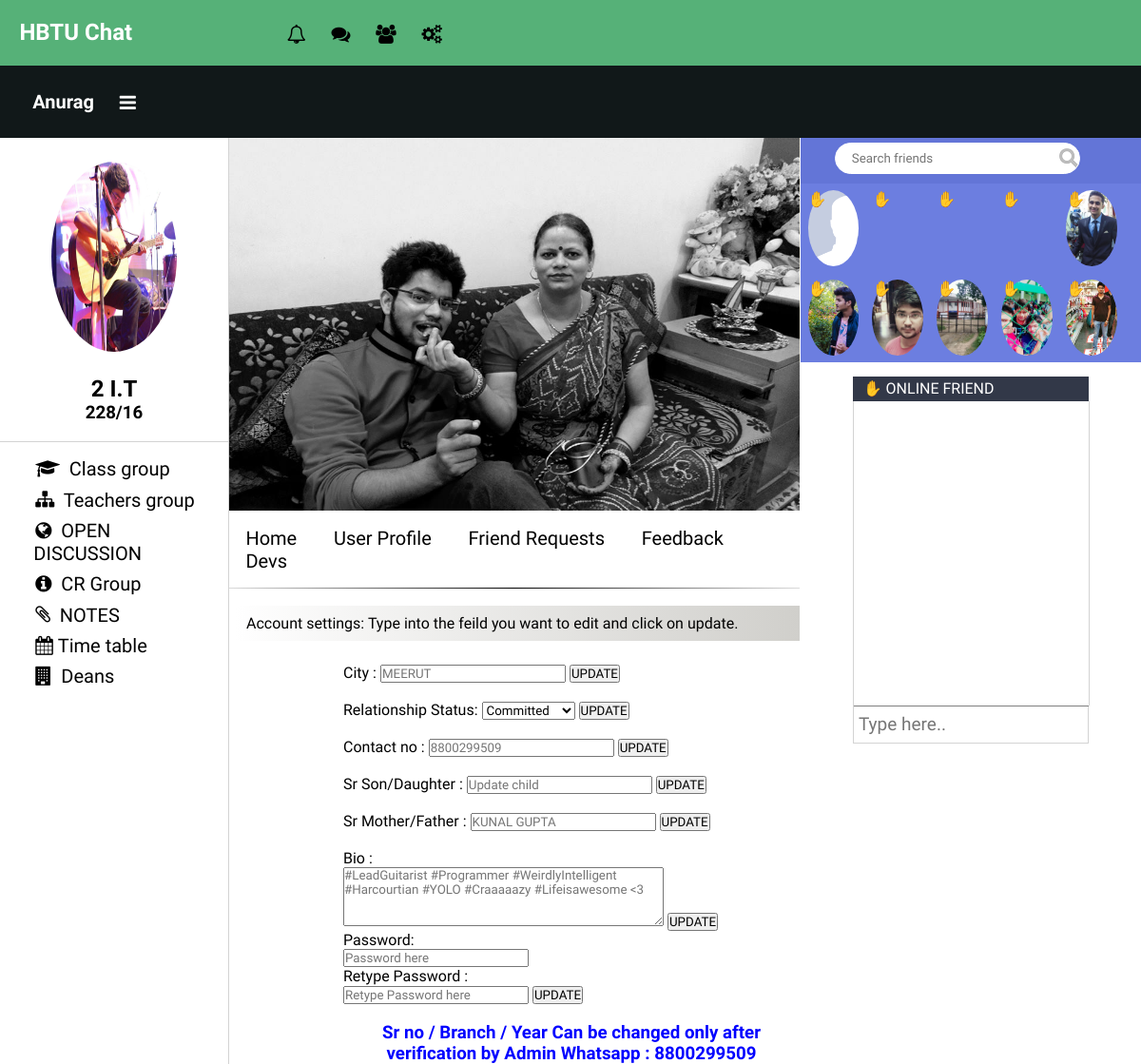
Screenshot of /accountsettings.php (signed in) with the database file from the repository.
### tables this page shows
CREATE TABLE `user_details` (
  `id` int(11) NOT NULL,
  `firstname` varchar(30) NOT NULL,
  `lastname` varchar(30) NOT NULL,
  `email` varchar(40) NOT NULL,
  `srno` varchar(10) NOT NULL,
  `year` int(2) NOT NULL,
  `password` varchar(40) NOT NULL,
  `verify` int(1) NOT NULL DEFAULT '0',
  `vcode` varchar(40) NOT NULL,
  `branch` varchar(20) NOT NULL,
  `fromcity` varchar(20) NOT NULL DEFAULT 'Update city',
  `rstatus` varchar(20) NOT NULL DEFAULT 'Update status',
  `cnum` bigint(11) NOT NULL,
  `srsd` varchar(20) NOT NULL DEFAULT 'Update child',
  `srfm` varchar(20) NOT NULL DEFAULT 'Update parent',
  `bio` text NOT NULL,
  `friendarray` text NOT NULL
);

### php/core.inc.php (called while the page is built, shortened)
<?php
include 'connect.inc.php';
    function getdata($field)
    {   GLOBAL $connect;
$user_id = $_SESSION['user_id'];
$query_core= " SELECT  `$field` FROM `user_details` WHERE `id`='$user_id' ";
if ($query_run1= mysqli_query($connect , $query_core) )
{
while($row_result=mysqli_fetch_assoc($query_run1))
    {
     $data = $row_result[$field];
return $data;
        }
   }
}
?>

### accountsettings.php (the view, shortened to what this page needs)
<?php
require "php/core.inc.php";
?>
<html>
<head>
<link rel = "stylesheet" href = "css/mainstyle.css"/>
<link rel="stylesheet" href="awesomefont/css/font-awesome.min.css">
</head>
<body>
<div class = "header" >
   <div id = "header1">
    <div id = "logo">
    <h2>HBTU Chat</h2>
	</div>
<div id = "notifications">
<ul>
	<li><a href="#" title ="Notifications"  ><i class="fa fa-bell-o" aria-hidden="true"></i></a></li>
	<li><a href="#" title ="Messages" ><i class="fa fa-comments" aria-hidden="true"></i></a></li>
	<li><a href="#" title ="Friend Requests" ><i class="fa fa-users" aria-hidden="true"></i></a></li>
	<li><a href="#" title ="Settings" ><i class="fa fa-cogs" aria-hidden="true"></i></a></li>
</ul>
	</div>
	</div>
<div id ="header2">
<div class="usersection">
<h2><a href="profile.php?u=<?php echo getdata('id');?>" target= "_BLANK"><?php echo getdata('firstname'); ?></a>     <a href="#">  <i class="fa fa-bars" aria-hidden="true"></i></a></h2>
</div>
</div>
</div>
<div class = "utilities">
<div class="toputi">
<div id= "mainpicture"  >
<center><img src = "<?php echo'pro_pics/'.getdata('id').'.jpg'; ?>" onerror="this.src='pro_pics/default.png'" ></center>
</div>
<div id="info">
<center><h2><?php echo getdata('year').' '.getdata('branch'); ?></h2></center>
<center><h3><?php echo getdata('srno');  ?></h3></center>
<center><h4>   <br>   </h4></center>
</div>
</div>
<div id="utimain">
<ul>
	<li><a href="#"> <i class="fa fa-graduation-cap" aria-hidden="true"></i> Class group</a></li>
	<li><a href="#"><i class="fa fa-sitemap" aria-hidden="true"></i> Teachers group</a></li>
	<li><a href="#"><i class="fa fa-globe" aria-hidden="true"></i> OPEN DISCUSSION</a></li>
	<li><a href="#"><i class="fa fa-info-circle" aria-hidden="true"></i> CR Group</a></li>
	<li><a href="#"><i class="fa fa-paperclip" aria-hidden="true"></i> NOTES</a></li>
	<li><a href="#"> <i class="fa fa-calendar" aria-hidden="true"></i>Time table</a></li>
	<li><a href="#"><i class="fa fa-building" aria-hidden="true"></i> Deans</a></li>
</ul>
</div>
</div>
<div class="feed">
<div id="coverpic" onerror="this.src='cover_pics/defaultcover.png'" style="background-image: url(<?php echo'cover_pics/'.getdata('id').'.jpg'; ?>) , url(cover_pics/defaultcover.png); width:100%; height:49%; float:left; min-height:45%; background-size:cover; background-repeat: no-repeat; ">
</div>
<div class="infobar" id="infotop">
	<ul>
		<li><a href="mainprofile.php">Home</a></li>
		<li><a href="profile.php?u=<?php echo getdata('id');?>" target= "_BLANK"><?php echo 'User Profile'; ?></a></li>
		<li><a href="/friend_requests.php">Friend Requests</a></li>
		<li><a href="#">Feedback</a></li>
		<li><a href="#">Devs</a></li>
		<div class="line">
		<span class="sexy_line" ></span>
		</div>
	</ul>
</div>
<div id="feedtitle">
Account settings:
Type into the feild you want to edit and click on update.
</div>
<div id="accset">
<form action="accountsettings.php" method="POST">
City : <input type="text" name="cityfrom" placeholder="<?php echo getdata('fromcity');  ?>">
<input type="submit"  value="UPDATE">
</form>
<br/>
<form action="accountsettings.php" method="POST">
Relationship Status: <select name="rstatus" >
    <option value="Committed" <?php  if(getdata('rstatus')=='Committed'){echo 'selected';}?> >Committed</option>
  </select>
<input type="submit" value="UPDATE">
</form>
<br/>
<form action="accountsettings.php" method="POST">
Contact no : <input type="text" name="cnum" placeholder="<?php echo getdata('cnum');  ?>">
<input type="submit" value="UPDATE">
</form>
<br/>
<form action="accountsettings.php" method="POST">
Sr Son/Daughter : <input type="text" name="srsd" placeholder="<?php echo getdata('srsd');  ?>">
<input type="submit" value="UPDATE">
</form>
<br/>
<form action="accountsettings.php" method="POST">
Sr Mother/Father : <input type="text" name="srfm" placeholder="<?php echo getdata('srfm');  ?>">
<input type="submit" value="UPDATE">
</form>
<br/>
<form action="accountsettings.php" method="POST">
Bio :<br/> <textarea rows="4" cols="40" name = "bio" placeholder="<?php echo getdata('bio');  ?>"></textarea>
<input type="submit" value="UPDATE">
</form>
<form action="accountsettings.php" method="POST">
Password:<br/> <input type ="text" name = "pass1" placeholder="Password here"><br/>
Retype Password :<br/> <input type ="text" name = "pass2" placeholder="Retype Password here">
<input type="submit" name = "changepass" value="UPDATE">
</form>
<br/>
<div id ="authornote" style = "color:blue;">
<center><h3>Sr no / Branch / Year Can be changed only after verification by Admin Whatsapp : 8800299509 </h3></center>
</div>
</div>
</div>
<div class="chat">
<div class="searchfriends">
<div id="searchbox">
<form action="#">
<input type ="text" placeholder="  Search friends  " >
</form>
</div>
</div>
<div id="friendview">
<div class="fphoto" id="fphoto1"style="background-image: url(./pro_pics/image.jpg);" > &#x270B;</div>
<div class="fphoto" id="fphoto2"style="background-image: url(./pro_pics/alok.jpg);">&#x270B;</div>
<div class="fphoto" id="fphoto3"style="background-image: url(./pro_pics/alok2.jpg);">&#x270B;</div>
<div class="fphoto" id="fphoto4"style="background-image: url(./pro_pics/adi1.jpg);">&#x270B;</div>
<div class="fphoto" id="fphoto5"style="background-image: url(./pro_pics/ujjawal.jpg);">&#x270B;</div>
<div class="fphoto" id="fphoto6"style="background-image: url(./pro_pics/himanshu.jpg);">&#x270B;</div>
<div class="fphoto" id="fphoto7"style="background-image: url(./pro_pics/anky.jpg);">&#x270B;</div>
<div class="fphoto" id="fphoto8"style="background-image: url(./pro_pics/sourabh.jpg);">&#x270B;</div>
<div class="fphoto" id="fphoto9"style="background-image: url(./pro_pics/sourabh2.jpg);">&#x270B;</div>
<div class="fphoto" id="fphoto10"style="background-image: url(./pro_pics/anky2.jpg);">&#x270B;</div>
</div>
<div id="chatbox">
<div id="namebar">
&#x270B; <?php echo 'ONLINE FRIEND';?>
</div>
<div id="msgview">
</div>
<div id="typearea">
<form action="#" method="post">
<input type = "text" name="chat" placeholder="Type here..">
</form>
</div>
</div>
</div>
</body>
</html>

### css/mainstyle.css (style rules this page uses)
* { margin:0px; padding:0px; font-family: 'Hammersmith One', sans-serif; }
#header1 { width:100%; float:left; color:white; background-color:#56B178; }
#header2 { width:100%; background-color: #111819; float:left; color:white; }
#header2 h2 { padding:2.0%; }
#header2 a { color:white; }
#header1 li ,a { display:inline; color:#328958; font-size:20px; text-decoration:none; padding:.9%; }
#header1 { width:100%; float:left; }
#notifications li,a { color:#328958; }
#notifications li,a:hover { color:white; padding:1%; text-decoration:none; }
#notifications { padding-top:2.0%; padding-left:0.8%; float:left; width:50%; }
#logo { width:20%; float:left; padding:1.7%; }
.utilities { width:20%; float:left; }
.toputi { max-height:50%; }
.feed { width:50%; float:left; border-left:1px solid #D3D3D3; }
.chat { width:29.8%; float:right; }
#mainpicture img { width:55%; height:200px; border: 1px solid white; margin-bottom:10%; margin-top:10%; position:relative; border-radius:50%; }
#info { border-bottom:1px solid #D3D3D3; }
#utimain { padding-top:5%; padding-left:13%; }
#untimain ul,li,a:hover { list-style-type: none; padding:2%; color:black; }
#untimain ul,li,a { color:black; }
#utimain i { padding-right:5px; }
.sexy_line { margin-top:2.5%; display:block; border:none; color:white; height:1px; background:black; background: -webkit-gradient(radial, 50% 50%, 0, 50% 50%, 350, from(#000), to(#fff)); }
#infotop { float:left; width:100%; padding-top:3%; padding-bottom:0px; margin-bottom:3%; }
#infotop li,a { display:inline; }
#feedtitle { float:left; width:97%; margin-left:1%; background: linear-gradient(-90deg, #D0CFCB, white); padding-top:1.5%; padding-bottom:1.5%; padding-left:2%; }
.searchfriends { width:100%; float:left; height:6%; background-color:#6375D7; }
#searchbox { width:90%; margin-left:auto; margin-top:1.4%; }
.searchfriends form input[type=text] { width:80%; height:70%; border-radius:20px; background-color:white; border:1px solid white; padding-left:10px; padding-right:25px; background-image: url(../chatty_images/searchicon.png); background-repeat:no-repeat; background-position:right; color:green; }
.fphoto { width:15%; height:10%; float:left; margin:2%; background-size:cover; background-repeat:no-repeat; border-radius:50%; }
#friendview { width:100%; float:left; background-color:#6C7EE0; }
#chatbox { width:100%; float:left; }
#namebar { background-color:#323848; width:66.5%; color: white; text-align: left; padding-top:1%; padding-bottom:1%; padding-left:3%; margin-left:auto; margin-right:auto; margin-top:4%; }
#msgview { width:69%; margin-left:auto; margin-right:auto; background-color:white; height:40%; border-left:1px solid #d3d3d3; border-right:1px solid #d3d3d3; }
#typearea form input[type=text] { width:100%; border-width:1px; border-top-color:d3d3d3; border-bottom-color:d3d3d3; border-left:1px solid #d3d3d3; border-right:1px solid #d3d3d3; height:5%; font-size:19px; padding-left:2%; }
#typearea { width:69.5%; margin-left:auto; margin-right:auto; }
#accset { margin-left:20%; margin-top:4%; float: left; }

### rows the page displays
user_details: firstname "Anurag", year "2", branch "I.T", srno "228/16", cityfrom "MEERUT", rstatus "Committed", cnum "8800299509", srsd "Update child", srfm "KUNAL GUPTA", bio "#LeadGuitarist #Programmer #WeirdlyIntelligent #Harcourtian #YOLO #Craaaaazy #Lifeisawesome <3"
